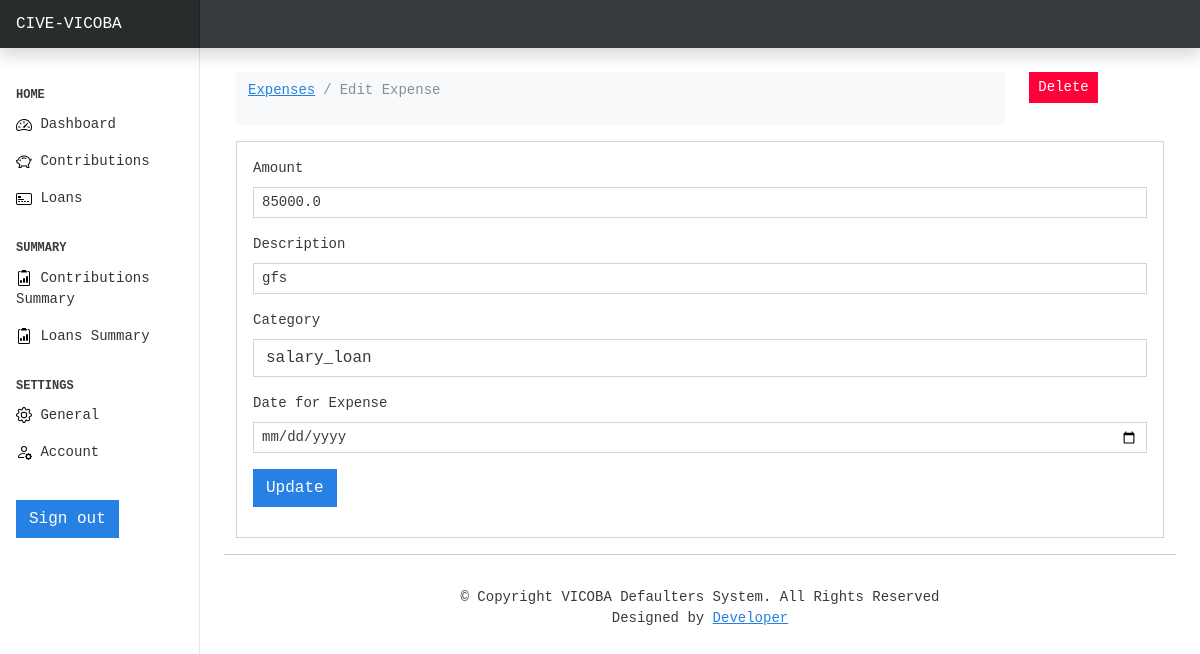
The app's page /edit-expense/5 with its own data.
### expenses/models.py (models this page shows, shortened)
class Loan(models.Model):
    prof_choices = [
        ("Mechanical_engineer", "MECHANICAL_ENGINEER"),
        ("Software_Developer", "SOFTWARE_DEVELOPER"),
        ("Technical_writer", "TECHNICAL_WRITER"),
        ("Civil_servant", "CIVIL_SERVANT"),
        ("Librarian", "LIBRARIAN"),
        ("Economist", "ECONOMIST"),
        ("Flight_attendant", "FLIGHT_ATTENDANT"),
        ("Architect", "ARCHITECT"),
        ("Designer", "DESIGNER"),
        ("Physician", "PHYSICIAN"),
        ("Financial_Analyst", "FINANCIAL_ANALYST"),
        ("Air_traffic_controller", "AIR_TRAFFIC_CONTROLLER"),
        ("Politician", "POLITICIAN"),
        ("Police_officer", "POLICE_OFFICER"),
        ("Artist", "ARTIST"),
        ("Surveyor", "SURVEYOR"),
        ("Design_Engineer", "DESIGN_ENGINEER"),
        ("Chemical_engineer", "CHEMICAL_ENGINEER"),
        ("Hotel_Manager", "HOTEL_MANAGER"),
        ("Dentist", "DENTIST"),
        ("Comedian", "COMEDIAN"),
        ("Biomedical_Engineer", "BIOMEDICAL_ENGINEER"),
        ("Graphic_Designer", "GRAPHIC_DESIGNER"),
        ("Computer_hardware_engineer", "COMPUTER_HARDWARE_ENGINEER"),
        ("Petroleum_Engineer", "PETROLEUM_ENGINEER"),
        ("Secretary", "SECRETARY"),
        ("Computer_operator", "COMPUTER_OPERATOR"),
        ("Chartered_Accountant", "CHARTERED_ACCOUNTANT"),
        ("Technician", "TECHNICIAN"),
        ("Microbiologist", "MICROBIOLOGIST"),
        ("Fashion_Designer", "FASHION_DESIGNER"),
        ("Aviator", "AVIATOR"),
        ("Psychologist", "PSYCHOLOGIST"),
        ("Magistrate", "MAGISTRATE"),
        ("Lawyer", "LAWYER"),
        ("Firefighter", "FIREFIGHTER"),
        ("Engineer", "ENGINEER"),
        ("Official", "OFFICIAL"),
        ("Analyst", "ANALYST"),
        ("Geologist", "GEOLOGIST"),
        ("Drafter", "DRAFTER"),
        ("Statistician", "STATISTICIAN"),
        ("Web_designer", "WEB_DESIGNER"),
        ("Consultant", "CONSULTANT"),
        ("Chef", "CHEF"),
        ("Army_officer", "ARMY_OFFICER"),
        ("Surgeon", "SURGEON"),
        ("Scientist", "SCIENTIST"),
        ("Civil_engineer", "CIVIL_ENGINEER"),
        ("Industrial_Engineer", "INDUSTRIAL_ENGINEER"),
        ("Technology_specialist", "TECHNOLOGY_SPECIALIST"),
    ]
    amount = models.FloatField(
        validators=[MinValueValidator(1000), MaxValueValidator(100000)]
    )
    date = models.DateField(default=now)
    description = models.TextField()
    category = models.CharField(max_length=266)
    age = models.FloatField(validators=[MinValueValidator(18), MaxValueValidator(65)])
    income = models.FloatField(validators=[MinValueValidator(1000)])
    profession = models.CharField(max_length=50, choices=prof_choices)
    experience = models.FloatField(validators=[MinValueValidator(1)])
    marital = models.CharField(max_length=266)
    house = models.CharField(max_length=266)
    car = models.CharField(max_length=266)
    owner = models.ForeignKey(to=User, on_delete=models.CASCADE)
    prediction = models.CharField(max_length=100, null=True, blank=True)
    class Meta:
        ordering = ["-date"]

### expenses/views.py (the view, shortened to what this page needs)
# urls.py: path("edit-expense/<int:id>", views.expense_edit, name="expense_edit"),
def expense_edit(request, id):
    expense = Loan.objects.get(pk=id)
    categories = Category.objects.all()
    context = {
        "expense": expense,
        "values": expense,
        "categories": categories,
    }
    if request.method == "GET":
        return render(request, "expenses/edit-expense.html", context)

### templates/expenses/edit-expense.html (shortened to what this page needs)
{% extends "base.html" %}
{% block content %}
<div class="container mt-4">
    <div class="row">
        <div class="col-md-10">
            <nav class="navbar navbar-expand-lg navbar-light bg-light">
                <div class="container-fluid">
                <nav aria-label="breadcrumb">
                    <ol class="breadcrumb">
                    <li class="breadcrumb-item"><a href="{% url 'expenses' %}">Expenses</a></li>
                    <li class="breadcrumb-item active" aria-current="page">Edit Expense</li>
                    </ol>
                </nav>
                </div>
            </nav>
        </div>
        <div class="col-md-2">
            <a
                href="{% url 'expense-delete' expense.id %}"
                class="btn btn-danger btn-sm">
                Delete
            </a>
        </div>
    </div>
        <div class="card mt-3">
            <div class="card-body">
            <form action="{% url 'expense_edit' expense.id %}" method="POST">
                <div class="form-group mb-3">
                    <label class="form-label" for="">Amount</label>
                    <input
                        type="number"
                        name="amount"
                        class="form-control form-control-sm"
                        value="{{values.amount}}"
                    />
                </div>
                <div class="form-group mb-3">
                    <label class="form-label" for="">Description</label>
                    <input
                        type="text"
                        name="description"
                        class="form-control form-control-sm"
                        value="{{values.description}}"
                    />
                </div>
                <div class="form-group mb-3">
                    <label class="form-label" for="">Category</label>
                    <select class="form-control" name="category">
                        <option selected name="category" value="{{values.category}}">
                            {{values.category}}
                        </option>
                    </select>
                </div>
                <div class="form-group mb-3">
                    <label class="form-label" for="">Date for Expense</label>
                    <input type="date" name="expense_date" class="form-control form-control-sm" />
                </div>
                <input type="submit" value="Update" class="btn btn-primary btn-primary-sm" />
            </form>
            </div>
        </div>
</div>
{% endblock content %}

### vicobawebsite/static/css/dashboard.css (style rules this page uses)
body { font-size: .875rem; }

### templates/base.html (style rules this page uses)
body { font-size: large; font-weight: 200; font-family: monospace; }

### records on screen
Loan: amount "85000.0", description "gfs", category "salary_loan"
